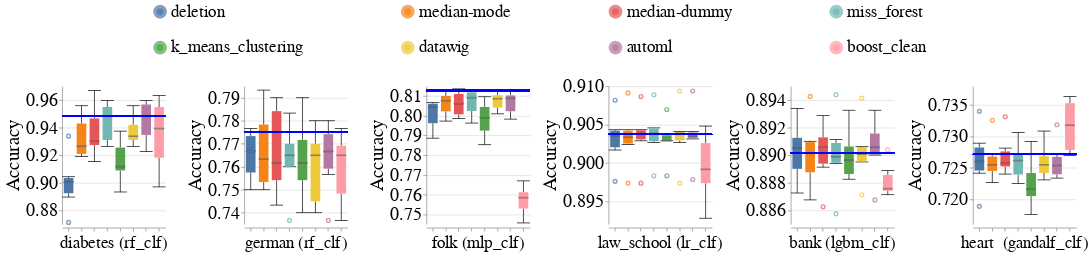

Notebook source saved alongside this figure:
### Markdown cell above
### Overall Metrics

### Code cell
create_box_plots_for_diff_imputers_and_datasets(train_injection_scenario='mixed_exp',
                                                test_injection_scenario='MCAR1 & MAR1 & MNAR1',
                                                metric_name='accuracy',
                                                db_client=db_client)

### Figure 1 — Vega-Lite specification as saved in the notebook (floating-point values rounded to 4 significant figures; data arrays with more than 128 entries replaced by an {"elided": "..."} marker saying what was removed)
{"config": {"view": {"continuousWidth": 400, "continuousHeight": 300, "stroke": null}, "axis": {"labelFontSize": 26, "labelFontWeight": "normal", "titleFontSize": 28, "titleFontWeight": "normal"}, "facet": {"spacing": 15}, "header": {"labelFontSize": 24, "labelOrient": "bottom", "labelPadding": 5, "titleFontSize": 28}, "legend": {"columns": 4, "direction": "horizontal", "labelFontSize": 24, "labelLimit": 400, "orient": "top", "symbolOffset": 130, "symbolStrokeWidth": 10, "titleAnchor": "middle", "titleFontSize": 26, "titleLimit": 300}, "title": {"fontSize": 28}}, "data": {"name": "data-b7ce2aa2f107707cd1ad746e60b9ee25"}, "facet": {"column": {"field": "Dataset_Name_With_Model_Name", "sort": {"field": "Dataset_Sequence_Number", "order": "ascending"}, "title": null, "type": "nominal"}}, "spec": {"layer": [{"mark": {"type": "boxplot", "median": {"stroke": "black", "strokeWidth": 0.7}, "ticks": true}, "encoding": {"color": {"field": "Null_Imputer_Name", "sort": ["deletion", "median-mode", "median-dummy", "miss_forest", "k_means_clustering", "datawig", "automl", "boost_clean"], "title": null, "type": "nominal"}, "x": {"axis": {"labels": false}, "field": "Null_Imputer_Name", "sort": ["deletion", "median-mode", "median-dummy", "miss_forest", "k_means_clustering", "datawig", "automl", "boost_clean"], "title": null, "type": "nominal"}, "y": {"field": "Metric_Value", "scale": {"zero": false}, "title": "Accuracy", "type": "quantitative"}}}, {"mark": "rule", "encoding": {"color": {"value": "blue"}, "size": {"value": 2}, "y": {"field": "Baseline_Median", "type": "quantitative"}}}], "height": 200, "width": 150}, "resolve": {"scale": {"y": "independent"}}, "$schema": "https://vega.github.io/schema/vega-lite/v4.17.0.json", "datasets": {"data-b7ce2aa2f107707cd1ad746e60b9ee25": {"elided": "288 records"}}}
